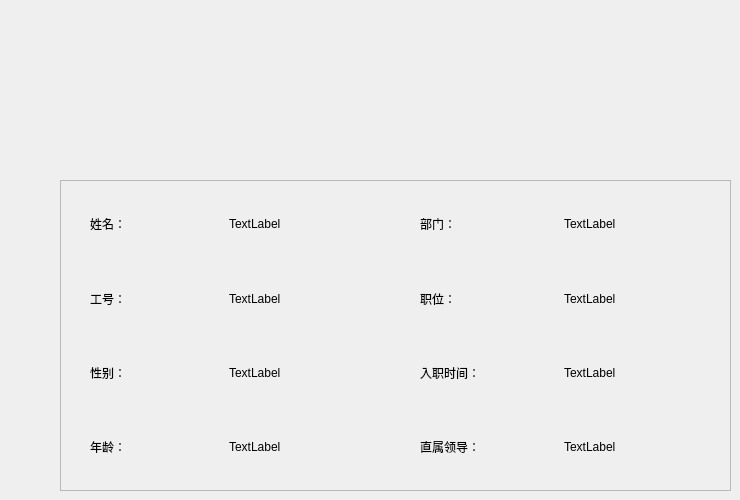
    <widget class="QWidget" name="tab1">
     <attribute name="title">
      <string>个人中心</string>
     </attribute>
     <widget class="QLabel" name="Photo_L1">
      <property name="geometry">
       <rect>
        <x>310</x>
        <y>6</y>
        <width>171</width>
        <height>171</height>
       </rect>
      </property>
      <property name="text">
       <string/>
      </property>
      <property name="alignment">
       <set>Qt::AlignCenter</set>
      </property>
     </widget>
     <widget class="QWidget" name="gridLayoutWidget_2">
      <property name="geometry">
       <rect>
        <x>90</x>
        <y>190</y>
        <width>271</width>
        <height>291</height>
       </rect>
      </property>
      <layout class="QGridLayout" name="gridLayout_2">
       <item row="1" column="0">
        <widget class="QLabel" name="ID_L2">
         <property name="styleSheet">
          <string notr="true">font: 75 24pt &quot;Heiti SC&quot;;</string>
         </property>
         <property name="text">
          <string>工号：</string>
         </property>
        </widget>
       </item>
       <item row="2" column="0">
        <widget class="QLabel" name="SEX_L2">
         <property name="styleSheet">
          <string notr="true">font: 75 24pt &quot;Heiti SC&quot;;</string>
         </property>
         <property name="text">
          <string>性别：</string>
         </property>
        </widget>
       </item>
       <item row="0" column="1">
        <widget class="QLabel" name="label_2">
         <property name="styleSheet">
          <string notr="true">font: 75 24pt &quot;Heiti SC&quot;;</string>
         </property>
         <property name="text">
          <string>TextLabel</string>
         </property>
        </widget>
       </item>
       <item row="1" column="1">
        <widget class="QLabel" name="label_4">
         <property name="styleSheet">
          <string notr="true">font: 75 24pt &quot;Heiti SC&quot;;</string>
         </property>
         <property name="text">
          <string>TextLabel</string>
         </property>
        </widget>
       </item>
       <item row="0" column="0">
        <widget class="QLabel" name="name_L2">
         <property name="styleSheet">
          <string notr="true">font: 75 24pt &quot;Heiti SC&quot;;
</string>
         </property>
         <property name="text">
          <string>姓名：</string>
         </property>
        </widget>
       </item>
       <item row="2" column="1">
        <widget class="QLabel" name="label_6">
         <property name="styleSheet">
          <string notr="true">font: 75 24pt &quot;Heiti SC&quot;;</string>
         </property>
         <property name="text">
          <string>TextLabel</string>
         </property>
        </widget>
       </item>
       <item row="3" column="0">
        <widget class="QLabel" name="Age_L2">
         <property name="styleSheet">
          <string notr="true">font: 75 24pt &quot;Heiti SC&quot;;</string>
         </property>
         <property name="text">
          <string>年龄：</string>
         </property>
        </widget>
       </item>
       <item row="3" column="1">
        <widget class="QLabel" name="label_8">
         <property name="styleSheet">
          <string notr="true">font: 75 24pt &quot;Heiti SC&quot;;</string>
         </property>
         <property name="text">
          <string>TextLabel</string>
         </property>
        </widget>
       </item>
      </layout>
     </widget>
     <widget class="QWidget" name="gridLayoutWidget_3">
      <property name="geometry">
       <rect>
        <x>420</x>
        <y>190</y>
        <width>282</width>
        <height>291</height>
       </rect>
      </property>
      <layout class="QGridLayout" name="gridLayout_3">
       <item row="2" column="1">
        <widget class="QLabel" name="label_14">
         <property name="styleSheet">
          <string notr="true">font: 75 24pt &quot;Heiti SC&quot;;</string>
         </property>
         <property name="text">
          <string>TextLabel</string>
         </property>
        </widget>
       </item>
       <item row="1" column="1">
        <widget class="QLabel" name="label_12">
         <property name="styleSheet">
          <string notr="true">font: 75 24pt &quot;Heiti SC&quot;;</string>
         </property>
         <property name="text">
          <string>TextLabel</string>
         </property>
        </widget>
       </item>
       <item row="0" column="0">
        <widget class="QLabel" name="BMID_L2">
         <property name="styleSheet">
          <string notr="true">font: 75 24pt &quot;Heiti SC&quot;;</string>
         </property>
         <property name="text">
          <string>部门：</string>
         </property>
        </widget>
       </item>
       <item row="1" column="0">
        <widget class="QLabel" name="ZW_L2">
         <property name="styleSheet">
          <string notr="true">font: 75 24pt &quot;Heiti SC&quot;;</string>
         </property>
         <property name="text">
          <string>职位：</string>
         </property>
        </widget>
       </item>
       <item row="2" column="0">
        <widget class="QLabel" name="WORKAGE_L2">
         <property name="styleSheet">
          <string notr="true">font: 75 24pt &quot;Heiti SC&quot;;</string>
         </property>
         <property name="text">
          <string>入职时间：</string>
         </property>
        </widget>
       </item>
       <item row="0" column="1">
        <widget class="QLabel" name="label_10">
         <property name="styleSheet">
          <string notr="true">font: 75 24pt &quot;Heiti SC&quot;;</string>
         </property>
         <property name="text">
          <string>TextLabel</string>
         </property>
        </widget>
       </item>
       <item row="3" column="0">
        <widget class="QLabel" name="LD_L">
         <property name="styleSheet">
          <string notr="true">font: 75 24pt &quot;Heiti SC&quot;;</string>
         </property>
         <property name="text">
          <string>直属领导：</string>
         </property>
        </widget>
       </item>
       <item row="3" column="1">
        <widget class="QLabel" name="label_3">
         <property name="styleSheet">
          <string notr="true">font: 75 24pt &quot;Heiti SC&quot;;</string>
         </property>
         <property name="text">
          <string>TextLabel</string>
         </property>
        </widget>
       </item>
      </layout>
     </widget>
     <widget class="QFrame" name="frame_2">
      <property name="geometry">
       <rect>
        <x>60</x>
        <y>180</y>
        <width>671</width>
        <height>311</height>
       </rect>
      </property>
      <property name="frameShape">
       <enum>QFrame::StyledPanel</enum>
      </property>
      <property name="frameShadow">
       <enum>QFrame::Raised</enum>
      </property>
     </widget>
    </widget>
